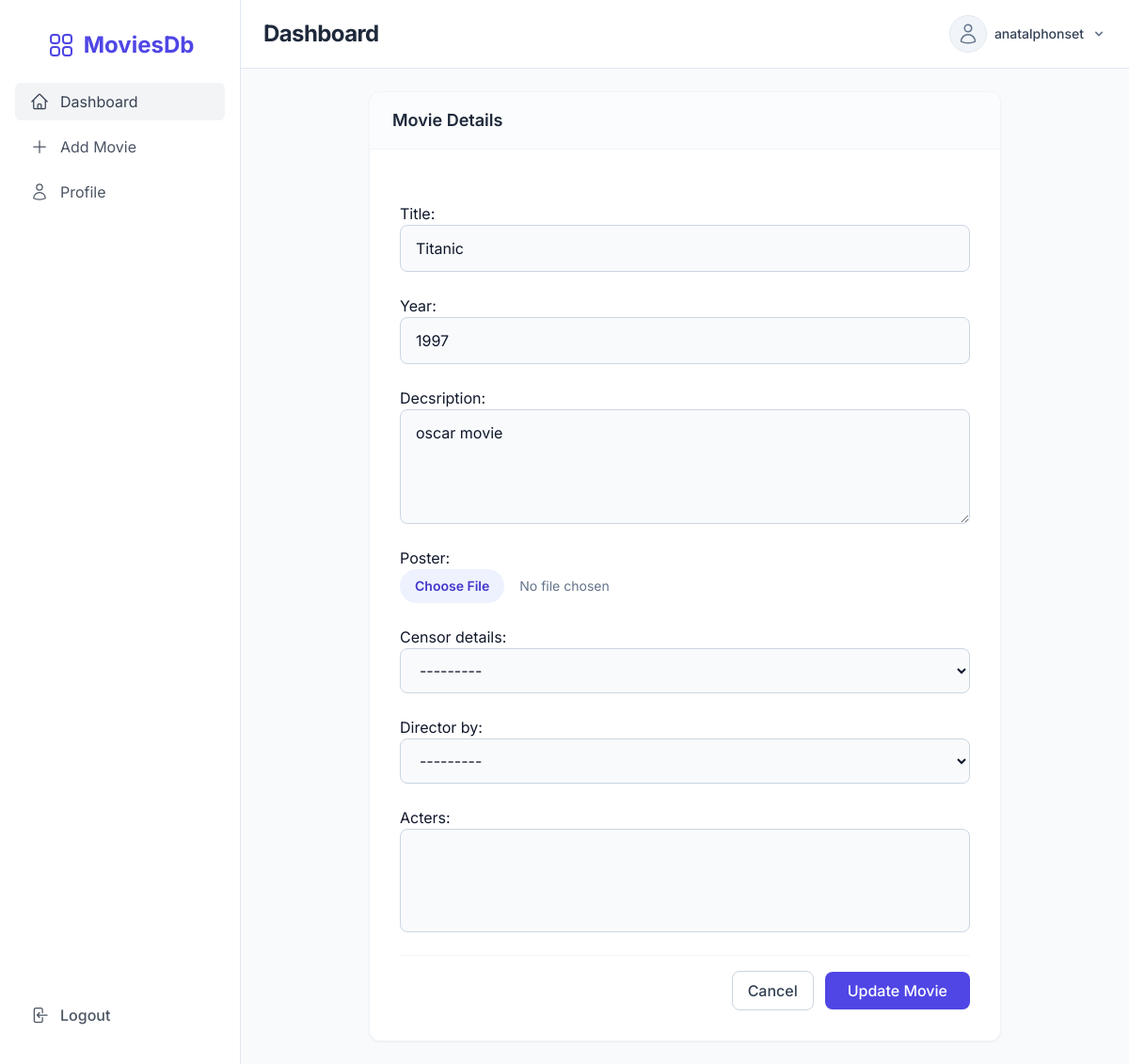
The app's page /edit/1 (signed in) with its own data.
### movies/models.py (models this page shows, shortened)
class MovieInfo(models.Model):
    title = models.CharField(max_length=100)
    year = models.IntegerField(null=True)
    decsription = models.TextField()
    poster = models.ImageField(upload_to='images/', null=True)
    censor_details = models.OneToOneField(CensorInfo, on_delete=models.SET_NULL, related_name='movie', null=True)
    director_by= models.ForeignKey(Director,null=True, on_delete=models.CASCADE, related_name='directed_movie')
    acters= models.ManyToManyField(Actor, related_name='acted_movies')

### movies/views.py (the view)
# urls.py: path('edit/<pk>', views.edit,name='edit'),
@login_required
def edit(request,pk):
    instance_to_edit = MovieInfo.objects.get(pk=pk)
    if request.POST:
        frm = MovieForm(request.POST,instance=instance_to_edit)
        if frm.is_valid():
            frm.save()
    else:
        recent_visits=request.session.get('recent_visits',[])
        recent_visits.insert(0,pk)
        request.session['recent_visits']=recent_visits
        frm = MovieForm(instance=instance_to_edit)
    return render(request,'create.html',{'form':frm})

### templates/create.html (shortened to what this page needs)
{% extends 'base.html' %}
{% load static %}
{% block content %}
<div class="max-w-2xl mx-auto animate-slide-up">
    <div class="bg-white rounded-xl shadow-sm border border-slate-100 overflow-hidden">
        <div class="px-6 py-4 border-b border-slate-100 bg-slate-50/50 flex justify-between items-center">
            <h2 class="text-lg font-semibold text-slate-800">Movie Details</h2>
        </div>
        <div class="p-6 md:p-8">
            <form method="post" enctype="multipart/form-data" class="space-y-6">
                {{ form.as_p }}
                <div class="pt-4 flex items-center justify-end space-x-3 border-t border-slate-100 mt-6">
                    <a href="{% url 'list' %}"
                        class="px-4 py-2 border border-slate-300 rounded-lg text-slate-700 hover:bg-slate-50 font-medium transition-colors">
                        Cancel
                    </a>
                    <button type="submit"
                        class="px-6 py-2 bg-indigo-600 hover:bg-indigo-700 text-white rounded-lg font-medium shadow-sm transition-transform transform active:scale-95 focus:outline-none focus:ring-2 focus:ring-offset-2 focus:ring-indigo-500">
                        {% if form.instance.pk %}Update Movie{% else %}Create Movie{% endif %}
                    </button>
                </div>
            </form>
        </div>
    </div>
</div>
{% endblock content %}

### templates/partials/header.html (shortened to what this page needs)
<header class="flex items-center justify-between px-6 py-4 bg-white border-b border-slate-200">
    <div class="flex items-center">
        <div class="relative mx-4 lg:mx-0">
            <h1 class="text-2xl font-bold text-slate-800 tracking-tight">
                {% block header_title %}Dashboard{% endblock %}
            </h1>
        </div>
    </div>
    <div class="flex items-center space-x-4">
        <div class="relative" x-data="{ open: false }">
            <button @click="open = !open" class="flex items-center space-x-2 relative focus:outline-none">
                <div
                    class="w-10 h-10 overflow-hidden bg-slate-100 rounded-full flex items-center justify-center border border-slate-200">
                </div>
                <span class="text-sm font-medium text-slate-700">{{ user.username|default:"Guest" }}</span>
                <svg class="w-4 h-4 text-slate-500 hidden md:block" viewBox="0 0 20 20" fill="currentColor">
                    <path fill-rule="evenodd"
                        d="M5.293 7.293a1 1 0 011.414 0L10 10.586l3.293-3.293a1 1 0 111.414 1.414l-4 4a1 1 0 01-1.414 0l-4-4a1 1 0 010-1.414z"
                        clip-rule="evenodd" />
                </svg>
            </button>
        </div>
    </div>
</header>

### records on screen
MovieInfo: title "Titanic", year "1997", decsription "oscar movie", censor_details "---------", director_by "---------"

### other values on screen
{{ user.username|default:"Guest" }} "anatalphonset"
